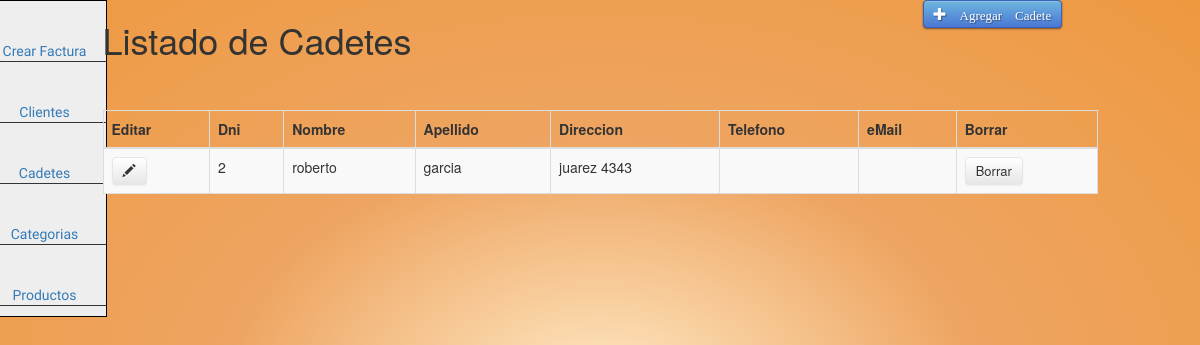
The page /php/abmCadetes.php (signed in) on the database its author committed.
### tables this page shows
CREATE TABLE IF NOT EXISTS `cadetes` (
  `dni` int(8) NOT NULL,
  `usuarios_username` varchar(45) NOT NULL,
  `nombre` varchar(45) NOT NULL,
  `apellido` varchar(25) NOT NULL,
  `direccion` varchar(45) NOT NULL,
  `telefono` int(20) DEFAULT NULL,
  `email` varchar(45) DEFAULT NULL,
  PRIMARY KEY (`dni`,`usuarios_username`),
  KEY `fk_cadetes_usuarios1_idx` (`usuarios_username`)
);

### php/busquedaCadetes.php (called while the page is built, shortened)
<?php
$sql = "SELECT * FROM cadetes where usuarios_username='" . $_SESSION['usuario'] . "'";

### php/abmCadetes.php (the view, shortened to what this page needs)
<?php
include_once("cabecera.php");
?>
<body class="fondo">
<?php include("menuLateral.php"); ?>
<div id="container">
    <div class="row">
        <div class="col-md-8 col-md-offset-1">
            <h1>Listado de Cadetes</h1>
        </div>
        <div class="col-md-2">
            <button type="button" class="btn btn-primary" onClick="crear()"><span class="glyphicon glyphicon-plus"
                                                                                  aria-hidden="true"> Agregar Cadete
            </button>
        </div>
    </div>
    <br/><br/>
    <div class="row">
        <div class="col-md-10 col-md-offset-1">
            <table class="table table-striped table-bordered table-hover" id="dataTables-addControls">
                <thead>
                <tr><th>Editar</th>
                    <th>Dni</th>
                    <th>Nombre</th>
                    <th>Apellido</th>
                    <th>Direccion</th>
                    <th>Telefono</th>
                    <th>eMail</th>
                    <th>Borrar</th>
                </tr>
                </thead>
                <tbody>
                <?php
                include("busquedaCadetes.php");
                $rs = mysqli_query($db, $sql);
                if ($rs) {
                    while ($r = mysqli_fetch_array($rs)) {
                        ?>
                        <tr>
                            <td>
                                <button type="button" class="btn btn-warning" onClick="editar(<?php echo $r["dni"] ?>)">
                                    <span class="glyphicon glyphicon-pencil" aria-hidden="true"></button>
                            </td>
                            <td><?php echo $r["dni"]; ?></td>
                            <td><?php echo $r["nombre"]; ?></td>
                            <td><?php echo $r["apellido"]; ?></td>
                            <td><?php echo $r["direccion"]; ?></td>
                            <td><?php echo $r["telefono"]; ?></td>
                            <td><?php echo $r["email"]; ?></td>
                            <td>
                                <button type="button" class="btn btn-danger" onClick="borrar(<?php echo $r["dni"] ?>)">
                                    Borrar
                                </button>
                            </td>
                        </tr>
                        <?php
                    }
                }
                ?>
                </tbody>
            </table>
        </div>
    </div>
</div>
</body>
</html>

### css/estiloLogin.css (style rules this page uses)
.btn { display: inline-block; *display: inline; *zoom: 1; padding: 4px 10px 4px; margin-bottom: 0; font-size: 13px; line-height: 18px; color: #333333; text-align: center; text-shadow: 0 1px 1px rgba(255, 255, 255, 0.75); vertical-align: middle; background-color: #f5f5f5; background-image: -moz-linear-gradient(top, #ffffff, #e6e6e6); background-image: -ms-linear-gradient(top, #ffffff, #e6e6e6); background-image: -webkit-gradient(linear, 0 0, 0 100%, from(#ffffff), to(#e6e6e6)); background-image: -webkit-linear-gradient(top, #ffffff, #e6e6e6); background-image: -o-linear-gradient(top, #ffffff, #e6e6e6); background-image: linear-gradient(top, #ffffff, #e6e6e6); background-repeat: repeat-x; filter: progid:dximagetransform.microsoft.gradient(startColorstr=#ffffff, endColorstr=#e6e6e6, GradientType=0); border-color: #e6e6e6 #e6e6e6 #e6e6e6; border-color: rgba(0, 0, 0, 0.1) rgba(0, 0, 0, 0.1) rgba(0, 0, 0, 0.25); border: 1px solid #e6e6e6; -webkit-border-radius: 4px; -moz-border-radius: 4px; border-radius: 4px; -webkit-box-shadow: inset 0 1px 0 rgba(255, 255, 255, 0.2), 0 1px 2px rgba(0, 0, 0, 0.05); -moz-box-shadow: inset 0 1px 0 rgba(255, 255, 255, 0.2), 0 1px 2px rgba(0, 0, 0, 0.05); box-shadow: inset 0 1px 0 rgba(255, 255, 255, 0.2), 0 1px 2px rgba(0, 0, 0, 0.05); cursor: pointer; *margin-left: .3em; }
.btn-primary, .btn-primary:hover { text-shadow: 0 -1px 0 rgba(0, 0, 0, 0.25); color: #ffffff; }
.btn-primary { background-color: #0e52d4; background-image: -moz-linear-gradient(top, #6eb6de, #4a77d4); background-image: -ms-linear-gradient(top, #6eb6de, #4a77d4); background-image: -webkit-gradient(linear, 0 0, 0 100%, from(#6eb6de), to(#4a77d4)); background-image: -webkit-linear-gradient(top, #6eb6de, #4a77d4); background-image: -o-linear-gradient(top, #6eb6de, #4a77d4); background-image: linear-gradient(top, #6eb6de, #4a77d4); background-repeat: repeat-x; filter: progid:dximagetransform.microsoft.gradient(startColorstr=#6eb6de, endColorstr=#4a77d4, GradientType=0); border: 1px solid #3762bc; text-shadow: 1px 1px 1px rgba(0, 0, 0, 0.4); box-shadow: inset 0 1px 0 rgba(255, 255, 255, 0.2), 0 1px 2px rgba(0, 0, 0, 0.5); }
* { -webkit-box-sizing: border-box; -moz-box-sizing: border-box; -ms-box-sizing: border-box; -o-box-sizing: border-box; box-sizing: border-box; }
html { width: 100%; height: 100%; overflow: hidden; }

### css/estilo.css (style rules this page uses)
.fondo { background: radial-gradient(ellipse at center, rgb(255, 235, 199) 0%, rgb(238, 165, 98) 44%, rgb(238, 153, 64) 100%); }

### css/menuLateral.css (style rules this page uses)
body { background: radial-gradient(ellipse at center, rgb(255, 235, 199) 0%, rgb(238, 165, 98) 44%, rgb(238, 153, 64) 100%); }

### rows shown on the page
cadetes: dni "2", nombre "roberto", apellido "garcia", direccion "juarez 4343"
